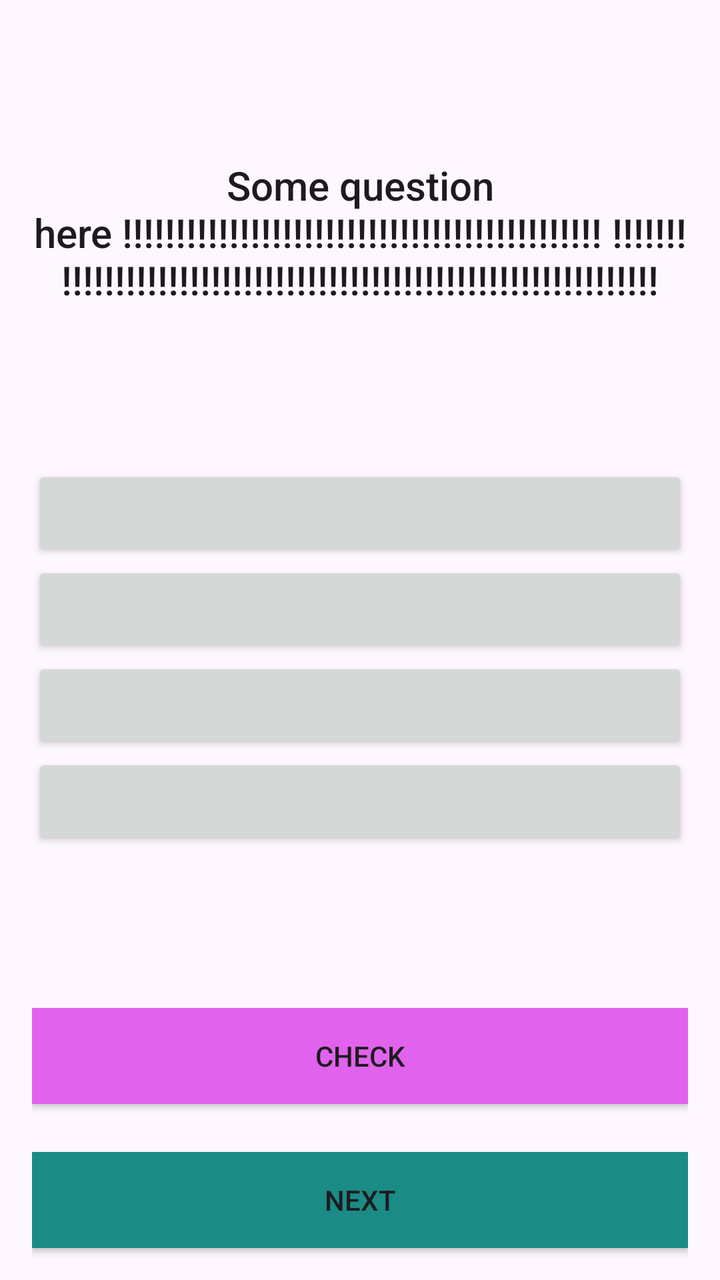
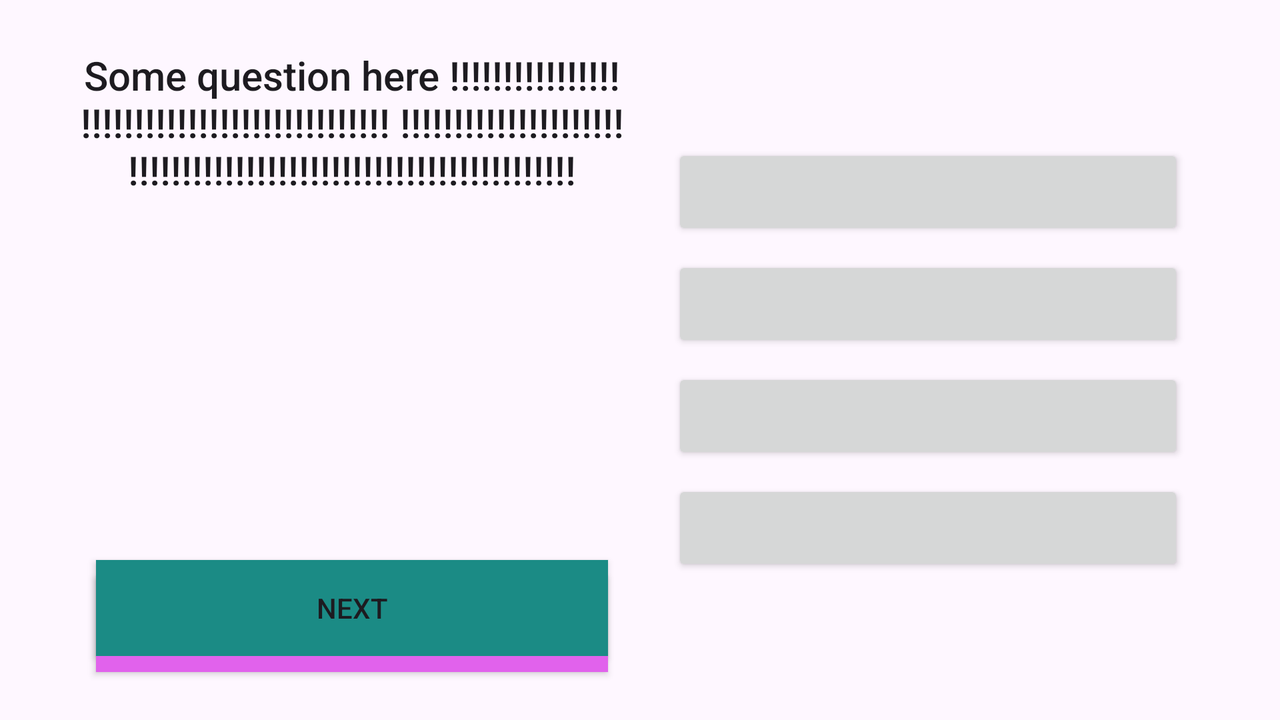

One screen, two layout resources from the same app: the default and the repository's alternative for another configuration. Each is rendered where Android would select it; the XML of both is given below.
<!-- AndroidManifest.xml: application theme Theme.Denquizgame -->
<!-- res/layout/activity_main.xml -->
<?xml version="1.0" encoding="utf-8"?>
<LinearLayout xmlns:android="http://schemas.android.com/apk/res/android"
    xmlns:tools="http://schemas.android.com/tools"
    android:id="@+id/rootLayout"

    android:orientation="vertical"

    android:layout_width="match_parent"
    android:layout_height="match_parent"
    android:paddingHorizontal="16dp"

    tools:context=".MainActivity">

    <Space
        android:layout_width="match_parent"
        android:layout_height="0dp"
        android:layout_weight="1" />

    <TextView
        android:id="@+id/questionTextView"
        android:layout_width="match_parent"
        android:layout_height="wrap_content"
        android:gravity="center"
        android:paddingVertical="8dp"
        android:textAppearance="@style/TextAppearance.AppCompat.Title"
        tools:text="Some question here !!!!!!!!!!!!!!!!!!!!!!!!!!!!!!!!!!!!!!!!!!!!!
!!!!!!!!!!!!!!!!!!!!!!!!!!!!!!!!!!!!!!!!!!!!!!!!!!!!!!!!!!!!!!!" />

    <Space
        android:layout_width="match_parent"
        android:layout_height="0dp"
        android:layout_weight="1" />

    <androidx.appcompat.widget.AppCompatButton
        android:id="@+id/firstChoiceButton"
        android:layout_width="match_parent"
        android:layout_height="wrap_content" />

    <androidx.appcompat.widget.AppCompatButton
        android:id="@+id/secondChoiceButton"
        android:layout_width="match_parent"
        android:layout_height="wrap_content" />

    <androidx.appcompat.widget.AppCompatButton
        android:id="@+id/thirdChoiceButton"
        android:layout_width="match_parent"
        android:layout_height="wrap_content" />

    <androidx.appcompat.widget.AppCompatButton
        android:id="@+id/forthChoiceButton"
        android:layout_width="match_parent"
        android:layout_height="wrap_content" />

    <Space
        android:layout_width="match_parent"
        android:layout_height="0dp"
        android:layout_weight="1" />

    <androidx.appcompat.widget.AppCompatButton
        android:id="@+id/checkButton"
        android:layout_width="match_parent"
        android:layout_marginVertical="8dp"
        android:layout_height="wrap_content"
        android:background="@color/purple"
        android:text="@string/check" />

    <androidx.appcompat.widget.AppCompatButton
        android:id="@+id/nextButton"
        android:layout_width="match_parent"
        android:layout_height="wrap_content"
        android:layout_marginVertical="16dp"
        android:background="@color/green"
        android:text="@string/next" />

</LinearLayout>
<!-- resources referenced by this layout -->
<resources>
  <color name="green">#1B8B85</color>
  <color name="purple">#E162EC</color>
  <string name="check">check</string>
  <string name="next">next</string>
  <style name="Theme.Denquizgame" parent="Base.Theme.Denquizgame" />
  <style name="Base.Theme.Denquizgame" parent="Theme.Material3.DayNight.NoActionBar">
          
          
      </style>
</resources>
<!-- res/layout-land/activity_main.xml (the repository's variant of the layout above) -->
<!-- drawn on the phone turned sideways -->
<?xml version="1.0" encoding="utf-8"?>
<LinearLayout xmlns:android="http://schemas.android.com/apk/res/android"
    xmlns:tools="http://schemas.android.com/tools"
    android:id="@+id/rootLayout"

    android:layout_width="match_parent"

    android:layout_height="match_parent"
    android:layout_margin="16dp"


    android:orientation="horizontal"
    android:paddingHorizontal="16dp"

    tools:context=".MainActivity">

    <FrameLayout
        android:layout_width="0dp"
        android:layout_height="match_parent"
        android:layout_weight="1">

        <TextView
            android:id="@+id/questionTextView"
            android:layout_width="match_parent"
            android:layout_height="wrap_content"
            android:layout_gravity="top"
            android:gravity="center"
            android:padding="8dp"
            android:paddingVertical="8dp"
            android:textAppearance="@style/TextAppearance.AppCompat.Title"
            tools:text="Some question here !!!!!!!!!!!!!!!!!!!!!!!!!!!!!!!!!!!!!!!!!!!!!
!!!!!!!!!!!!!!!!!!!!!!!!!!!!!!!!!!!!!!!!!!!!!!!!!!!!!!!!!!!!!!!" />

        <androidx.appcompat.widget.AppCompatButton
            android:id="@+id/checkButton"
            android:layout_width="match_parent"
            android:layout_height="wrap_content"
            android:layout_gravity="bottom"
            android:layout_marginHorizontal="16dp"
            android:layout_marginVertical="8dp"
            android:background="@color/purple"
            android:text="@string/check" />

        <androidx.appcompat.widget.AppCompatButton
            android:id="@+id/nextButton"

            android:layout_width="match_parent"
            android:layout_height="wrap_content"
            android:layout_gravity="bottom"
            android:layout_marginHorizontal="16dp"
            android:layout_marginVertical="16dp"
            android:background="@color/green"
            android:text="@string/next" />
    </FrameLayout>

    <LinearLayout
        android:layout_width="0dp"
        android:layout_height="match_parent"
        android:layout_weight="1"
        android:gravity="center"
        android:orientation="vertical">

        <androidx.appcompat.widget.AppCompatButton
            android:id="@+id/firstChoiceButton"
            android:layout_width="match_parent"
            android:layout_height="wrap_content"
            android:layout_marginHorizontal="16dp" />

        <androidx.appcompat.widget.AppCompatButton
            android:id="@+id/secondChoiceButton"
            android:layout_width="match_parent"
            android:layout_height="wrap_content"
            android:layout_marginHorizontal="16dp"
            android:layout_marginTop="8dp" />

        <androidx.appcompat.widget.AppCompatButton
            android:id="@+id/thirdChoiceButton"
            android:layout_width="match_parent"
            android:layout_height="wrap_content"
            android:layout_marginHorizontal="16dp"
            android:layout_marginTop="8dp" />

        <androidx.appcompat.widget.AppCompatButton
            android:id="@+id/forthChoiceButton"
            android:layout_width="match_parent"
            android:layout_height="wrap_content"
            android:layout_marginHorizontal="16dp"
            android:layout_marginTop="8dp" />
    </LinearLayout>


</LinearLayout>
